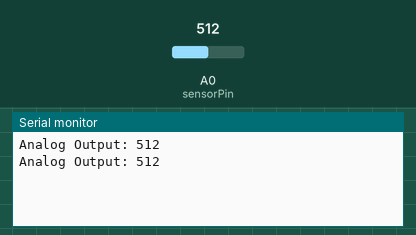
This sketch was run on a simulated Arduino Uno, built with avr-gcc and run on an emulated ATmega328P. Shown: the last lines printed to the serial monitor. The inputs (shaded band) are chosen by the test bench; at power-on: A0 (sensorPin) = 512.

Above: at 1.8 s.
1.9 s: A0 (sensorPin) set to 716
At 2.4 s:
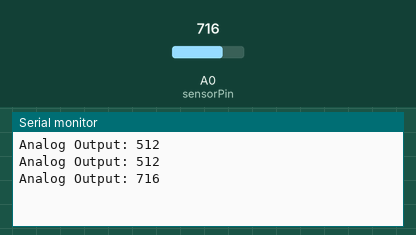
3.4 s: A0 (sensorPin) set to 900
At 4.6 s:
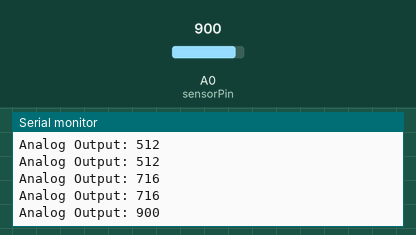
Timing chart, 0 to 6.4 s (numbered marks = the images above; inputs shaded):
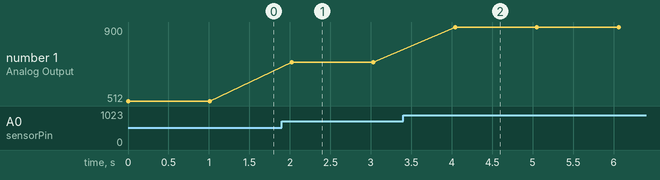

Measured:
- after the input at 1.9 s, the serial monitor: prints a new line after 0.12 s (image 1)
- after the input at 3.4 s, the serial monitor: prints a new line after 0.64 s (image 2)
- plotted number 1: 512 → 716 after the input at 1.9 s, 716 → 900 after the input at 3.4 s

The sketch:

soil_moisture.ino
```cpp
// Code for connecting and testing the Moisture Sensor
// define sensor pins for power and signal
#define sensorPower 7
#define sensorPin A0

const int AirValue = 520;   //you need to replace this value with the value when the probe is in air
const int WaterValue = 260;  //you need to replace this value with the value when the probe is in the water

/*
 * Values
 * Air: 594
 * Water: 254
 * Dry Sand: 282
 * Wet Sand: 270
 * Max Wet Sand: 276
 * Mud: 270
 */

void setup() {
  // put your setup code here, to run once:
  // Initially keep the sensor off
  pinMode(sensorPower, OUTPUT);

  digitalWrite(sensorPower, LOW);
  Serial.begin(9600);
}

void loop() {
  // put your main code here, to run repeatedly:
  Serial.print("Analog Output: ");
  int moisture = readSensor();

  Serial.println(moisture);
  // TODO -- Map the values according to required scale.
  // * Right now we are getting values of 550 for Air and we got to a minimum of 300 for a moist soil.
  // *
  delay(1000);
}

// function to read sensor values on command.
int readSensor() {
  digitalWrite(sensorPower, HIGH);

  delay(10);

  // Read the sensor Value
  int val = analogRead(sensorPin);

  // Turn off the sensor
  digitalWrite(sensorPower, LOW);
  return val;
}
```
